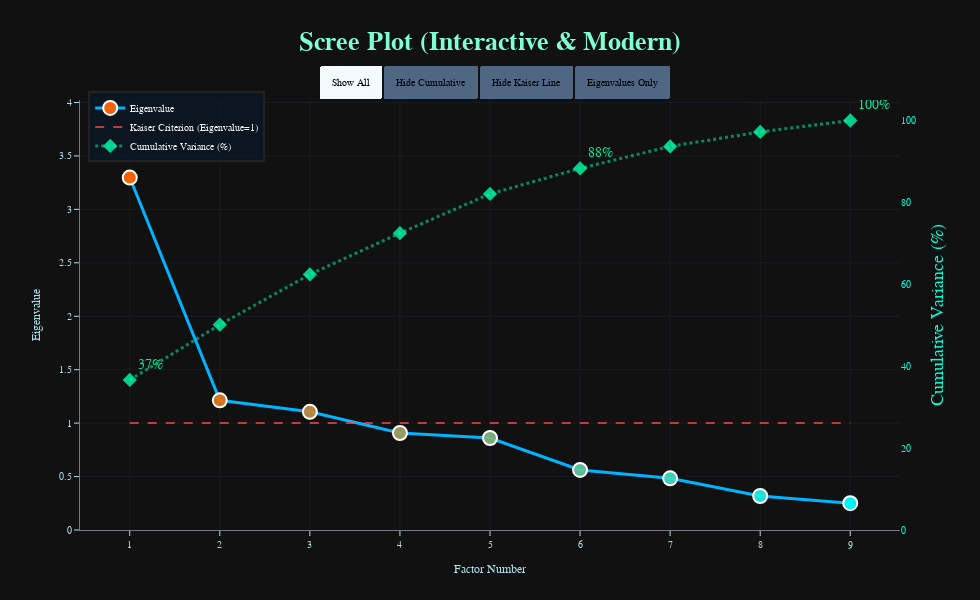

Source (notebook cell):
### Code cell
import plotly.graph_objs as go
import numpy as np

# Example data (replace with your own)
# df1 = ...  # DataFrame with your data
# ev = ...   # List or array of eigenvalues

num_factors = df1.shape[1]
factors = np.arange(1, num_factors + 1)

# Eigenvalues and variance calculations
total_var = sum(ev)
var_explained = [(i / total_var) * 100 for i in ev]
cum_var_explained = np.cumsum(var_explained)

# Find "elbow" using the maximum second derivative method
second_deriv = np.diff(ev, 2)
elbow_idx = np.argmin(second_deriv) + 2 if len(second_deriv) > 0 else 0

# Color eigenvalues with a gradient for extra visual appeal
colorscale = np.linspace(0, 1, num_factors)
marker_colors = [f'rgba({int(255 * (1-c))}, {int(100 + 155 * c)}, {int(255 * c)}, 0.95)' for c in colorscale]

fig = go.Figure()

# Eigenvalues line+markers
fig.add_trace(go.Scatter(
    x=factors,
    y=ev,
    mode='lines+markers',
    name='Eigenvalue',
    line=dict(color='rgba(0,180,255,1)', width=3),
    marker=dict(color=marker_colors, size=14, line=dict(width=2, color='white')),
    hovertemplate='<b>Factor %{x}</b><br>Eigenvalue: %{y:.2f}<br>Cum. Var: %{customdata:.1f}%<extra></extra>',
    customdata=cum_var_explained.reshape(-1, 1),
    visible=True
))

# Kaiser criterion (y=1) toggle
fig.add_trace(go.Scatter(
    x=[1, num_factors],
    y=[1, 1],
    mode='lines',
    name='Kaiser Criterion (Eigenvalue=1)',
    line=dict(color='rgba(255,80,80,0.7)', width=2, dash='dash'),
    visible=True
))

# Cumulative variance toggle
fig.add_trace(go.Scatter(
    x=factors,
    y=cum_var_explained,
    mode='lines+markers+text',
    name='Cumulative Variance (%)',
    marker=dict(symbol='diamond', size=11, color='rgba(0,255,170,0.8)'),
    line=dict(color='rgba(0,255,170,0.5)', width=3, dash='dot'),
    yaxis='y2',
    text=[f'{v:.0f}%' if i in [0, elbow_idx, num_factors - 1] else "" for i, v in enumerate(cum_var_explained)],
    textfont=dict(color='rgba(0,255,170,0.9)', size=14, family='Arial Black'),
    textposition="top right",
    hovertemplate='<b>Factor %{x}</b><br>Cumulative: %{y:.1f}%<extra></extra>',
    visible=True
))

# Layout and updatemenus for toggles
fig.update_layout(
    title=dict(
        text='<b>Scree Plot (Interactive & Modern)</b>',
        x=0.5,
        font=dict(family='Arial Black', size=26, color='aquamarine')
    ),
    xaxis=dict(
        title='Factor Number',
        tickmode='linear',
        tick0=1,
        dtick=1,
        showgrid=True,
        gridcolor='rgba(40,40,60,0.4)',
        zeroline=False,
        linecolor='rgba(220,220,255,0.5)',
        ticks='outside',
        color='#b0e0ef'
    ),
    yaxis=dict(
        title='Eigenvalue',
        range=[0, max(ev) * 1.22],
        showgrid=True,
        gridcolor='rgba(40,40,60,0.4)',
        zeroline=False,
        linecolor='rgba(220,220,255,0.5)',
        ticks='outside',
        color='#b0e0ef'
    ),
    yaxis2=dict(
        title='Cumulative Variance (%)',
        overlaying='y',
        side='right',
        range=[0, 105],
        showgrid=False,
        titlefont=dict(size=18, color='#00ffdd'),
        tickfont=dict(color='#00ffdd')
    ),
    legend=dict(
        x=0.01, y=1.02, bgcolor='rgba(10,25,40,0.7)', bordercolor='#222', borderwidth=2,
        font=dict(size=10, color='#f3f3f3')
    ),
    margin=dict(l=80, r=80, t=100, b=70),
    template='plotly_dark',
    font=dict(family='Arial', size=10, color='black'),
    hoverlabel=dict(bgcolor='#222', font_size=16, font_family='Arial'),
    height=600,
    width=980,
    updatemenus=[
        dict(
            type="buttons",
            direction="right",
            x=0.72,
            y=1.08,
            showactive=True,
            buttons=list([
                dict(label="Show All",
                     method="update",
                     args=[{"visible": [True, True, True, True]},
                           {"title": "<b>Scree Plot (Interactive & Modern)</b>"}]),
                dict(label="Hide Cumulative",
                     method="update",
                     args=[{"visible": [True, True, False, True]},
                           {"title": "<b>Scree Plot (No Cumulative Variance)</b>"}]),
                dict(label="Hide Kaiser Line",
                     method="update",
                     args=[{"visible": [True, False, True, True]},
                           {"title": "<b>Scree Plot (No Kaiser Line)</b>"}]),
                dict(label="Eigenvalues Only",
                     method="update",
                     args=[{"visible": [True, False, False, False]},
                           {"title": "<b>Scree Plot (Eigenvalues Only)</b>"}])
            ])
        )
    ]
)

fig.show()

### Figure 1 — Plotly figure (JSON) as saved in the notebook; plotly's stock layout.template omitted (floating-point values rounded to 4 significant figures)
{"data": [{"customdata": [[36.64], [50.13], [62.41], [72.49], [82.05], [88.3], [93.68], [97.21], [100.0]], "hovertemplate": "<b>Factor %{x}</b><br>Eigenvalue: %{y:.2f}<br>Cum. Var: %{customdata:.1f}%<extra></extra>", "line": {"color": "rgba(0,180,255,1)", "width": 3}, "marker": {"color": ["rgba(255, 100, 0, 0.95)", "rgba(223, 119, 31, 0.95)", "rgba(191, 138, 63, 0.95)", "rgba(159, 158, 95, 0.95)", "rgba(127, 177, 127, 0.95)", "rgba(95, 196, 159, 0.95)", "rgba(63, 216, 191, 0.95)", "rgba(31, 235, 223, 0.95)", "rgba(0, 255, 255, 0.95)"], "line": {"color": "white", "width": 2}, "size": 14}, "mode": "lines+markers", "name": "Eigenvalue", "type": "scatter", "visible": true, "x": [1, 2, 3, 4, 5, 6, 7, 8, 9], "y": [3.298, 1.214, 1.106, 0.9073, 0.8606, 0.5622, 0.4838, 0.3181, 0.2511]}, {"line": {"color": "rgba(255,80,80,0.7)", "dash": "dash", "width": 2}, "mode": "lines", "name": "Kaiser Criterion (Eigenvalue=1)", "type": "scatter", "visible": true, "x": [1, 9], "y": [1, 1]}, {"hovertemplate": "<b>Factor %{x}</b><br>Cumulative: %{y:.1f}%<extra></extra>", "line": {"color": "rgba(0,255,170,0.5)", "dash": "dot", "width": 3}, "marker": {"color": "rgba(0,255,170,0.8)", "size": 11, "symbol": "diamond"}, "mode": "lines+markers+text", "name": "Cumulative Variance (%)", "text": ["37%", "", "", "", "", "88%", "", "", "100%"], "textfont": {"color": "rgba(0,255,170,0.9)", "family": "Arial Black", "size": 14}, "textposition": "top right", "type": "scatter", "visible": true, "x": [1, 2, 3, 4, 5, 6, 7, 8, 9], "y": [36.64, 50.13, 62.41, 72.49, 82.05, 88.3, 93.68, 97.21, 100.0], "yaxis": "y2"}], "layout": {"font": {"color": "black", "family": "Arial", "size": 10}, "height": 600, "hoverlabel": {"bgcolor": "#222", "font": {"family": "Arial", "size": 16}}, "legend": {"bgcolor": "rgba(10,25,40,0.7)", "bordercolor": "#222", "borderwidth": 2, "font": {"color": "#f3f3f3", "size": 10}, "x": 0.01, "y": 1.02}, "margin": {"b": 70, "l": 80, "r": 80, "t": 100}, "title": {"font": {"color": "aquamarine", "family": "Arial Black", "size": 26}, "text": "<b>Scree Plot (Interactive & Modern)</b>", "x": 0.5}, "updatemenus": [{"active": 0, "buttons": [{"args": [{"visible": [true, true, true, true]}, {"title": "<b>Scree Plot (Interactive & Modern)</b>"}], "label": "Show All", "method": "update"}, {"args": [{"visible": [true, true, false, true]}, {"title": "<b>Scree Plot (No Cumulative Variance)</b>"}], "label": "Hide Cumulative", "method": "update"}, {"args": [{"visible": [true, false, true, true]}, {"title": "<b>Scree Plot (No Kaiser Line)</b>"}], "label": "Hide Kaiser Line", "method": "update"}, {"args": [{"visible": [true, false, false, false]}, {"title": "<b>Scree Plot (Eigenvalues Only)</b>"}], "label": "Eigenvalues Only", "method": "update"}], "direction": "right", "showactive": true, "type": "buttons", "x": 0.72, "y": 1.08}], "width": 980, "xaxis": {"autorange": true, "color": "#b0e0ef", "dtick": 1, "gridcolor": "rgba(40,40,60,0.4)", "linecolor": "rgba(220,220,255,0.5)", "range": [0.4476, 9.552], "showgrid": true, "tick0": 1, "tickmode": "linear", "ticks": "outside", "title": {"text": "Factor Number"}, "type": "linear", "zeroline": false}, "yaxis": {"color": "#b0e0ef", "gridcolor": "rgba(40,40,60,0.4)", "linecolor": "rgba(220,220,255,0.5)", "range": [0, 4.023], "showgrid": true, "ticks": "outside", "title": {"text": "Eigenvalue"}, "type": "linear", "zeroline": false}, "yaxis2": {"overlaying": "y", "range": [0, 105], "showgrid": false, "side": "right", "tickfont": {"color": "#00ffdd"}, "title": {"font": {"color": "#00ffdd", "size": 18}, "text": "Cumulative Variance (%)"}, "type": "linear"}}}
